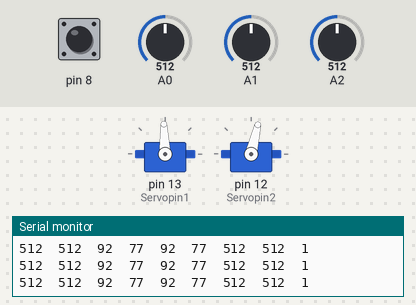
Simulated run of this sketch. Board: Arduino Uno, built with avr-gcc and run on an emulated ATmega328P. Shown: 2 × servo, the last lines printed to the serial monitor. The inputs (shaded band) are chosen by the test bench; at power-on: A0 = 512, A1 = 512, A2 = 512, pin 8 HIGH.

Above: at 1.2 s.
1.3 s: A0 set to 306
At 2.0 s:
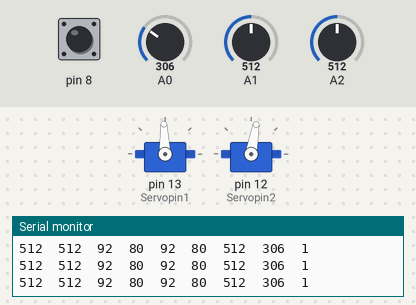
2.8 s: A1 set to 716
At 3.2 s:
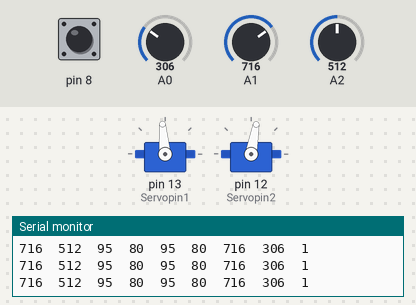
4.3 s: A2 set to 107
7.3 s: A2 set to 93
8.8 s: A1 set to 870
11.8 s: A1 set to 905
At 13.1 s:
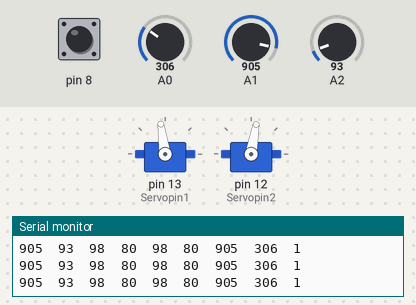
Timing chart, 0 to 14.3 s (numbered marks = the images above; inputs shaded):
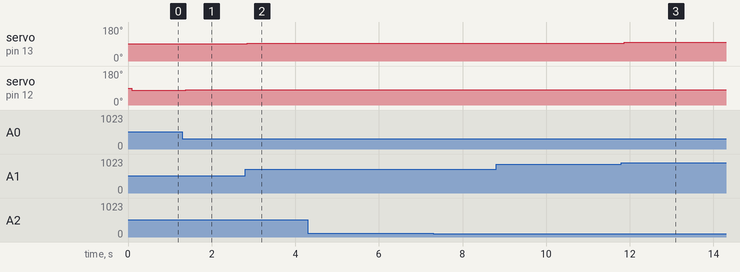

The sketch:

Joystickmode.ino
```cpp
#include <Servo.h>

Servo myservo1;
Servo myservo2;

int Servopin1 = 13;   //1번 서보모터
int Servopin2 = 12;   //2번 서보모터
// Pin 2 - > CLK
// Pin 3 - > DIO
int s1rad;
int s2rad;
int crr1;
int crr2;
int pr1;
int pr2;
int btnStat = 0;   //조이스틱이 눌렸을때의 값 저장
int s11 = 85;
int s12 = 100;
int s21 = 84;
int s22 = 69;
void setup()
{
  myservo1.attach(Servopin1);
  myservo2.attach(Servopin2);
  Serial.begin(9600); //시리얼 통신을 하기위한 통신속도설정
  pinMode(Servopin1, OUTPUT);
  pinMode(Servopin2, OUTPUT);
  pinMode(8, INPUT_PULLUP);
}

void loop()
{
  btnStat = digitalRead(8);  //조이스틱을 눌렀을때 0의 값이 수신된다.

/*
  Serial.print(isStart);
  Serial.print("  -  ");
  Serial.println(btnCnt);
*/


  //map(조이스틱 좌우 아날로그 값, 조이스틱 최소값, 조이스틱 최대값, 서보모터 최소값, 서보모터 최대값)
  //조이스틱값, 서보모터의 값은 조립방향에 따라 정 반대가 될 수도 있습니다.
  //테스트 하면서, 최적의 값을 찾아주어야 합니다.
  Serial.print(analogRead(A1)); // X축 값이 표기됩니다.
  Serial.print("  ");
  s1rad =map(analogRead(A1), 0, 1023, s11, s12);
  Serial.print(analogRead(A2)); // X축 값이 표기됩니다.
  Serial.print("  ");
  s2rad= map(analogRead(A0), 0, 1023, s21, s22);
  Serial.print(s1rad); // X축 값이 표기됩니다.
  Serial.print("  ");
  Serial.print(s2rad); // X축 값이 표기됩니다.
  Serial.print("  ");
  crr1 = constrain(s1rad,s11+2, s12-2);
  crr2 = constrain(s2rad, s22+2, s21-2);

  if ((crr1 > pr1+2) or (crr1 < pr1 -2))
  {
    myservo1.attach(Servopin1);
    myservo1.write(crr1);
    delay(90);
    pr1 = crr1;
  }
  if ((crr2 > pr2+2) or (crr2 < pr2 -2))
  {
    myservo2.attach(Servopin2);
    myservo2.write(crr2);
    delay(90);
    pr2 = crr2;
  }
  Serial.print(s1rad); // X축 값이 표기됩니다.
  Serial.print("  ");
  Serial.print(s2rad); // X축 값이 표기됩니다.
  Serial.print("  ");
  Serial.print(analogRead(A1)); // X축 값이 표기됩니다.
  Serial.print("  ");           //숫자가 헷깔리지않토록 중간에 공백칸을 두었습니다.
  Serial.print(analogRead(A0)); // X축 값이 표기 됩니다.
  Serial.print("  ");           //숫자가 헷깔리지않토록 중간에 공백칸을 두었습니다.
  Serial.println(digitalRead(8)); // Z축(스위치) 값이 표기됩니다.

  myservo1 .detach();
  delay(90);
}
```

Measured:
- after the input at 1.3 s, servo on pin 12 (Servopin2): 77° → 80° after 0.08 s
- after the input at 2.8 s, servo on pin 13 (Servopin1): 92° → 95° after 0.05 s
- after the input at 11.8 s, servo on pin 13 (Servopin1): 95° → 98° after 0.07 s
